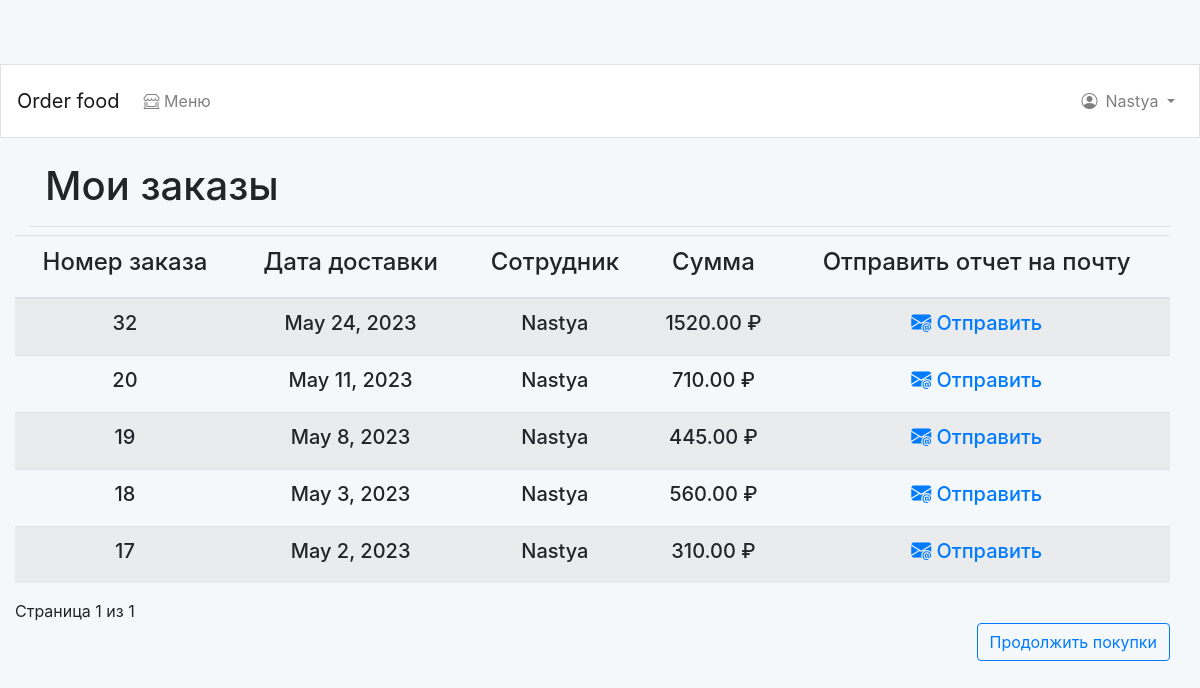
The page /orders/history/ (signed in) on the database as committed earlier.
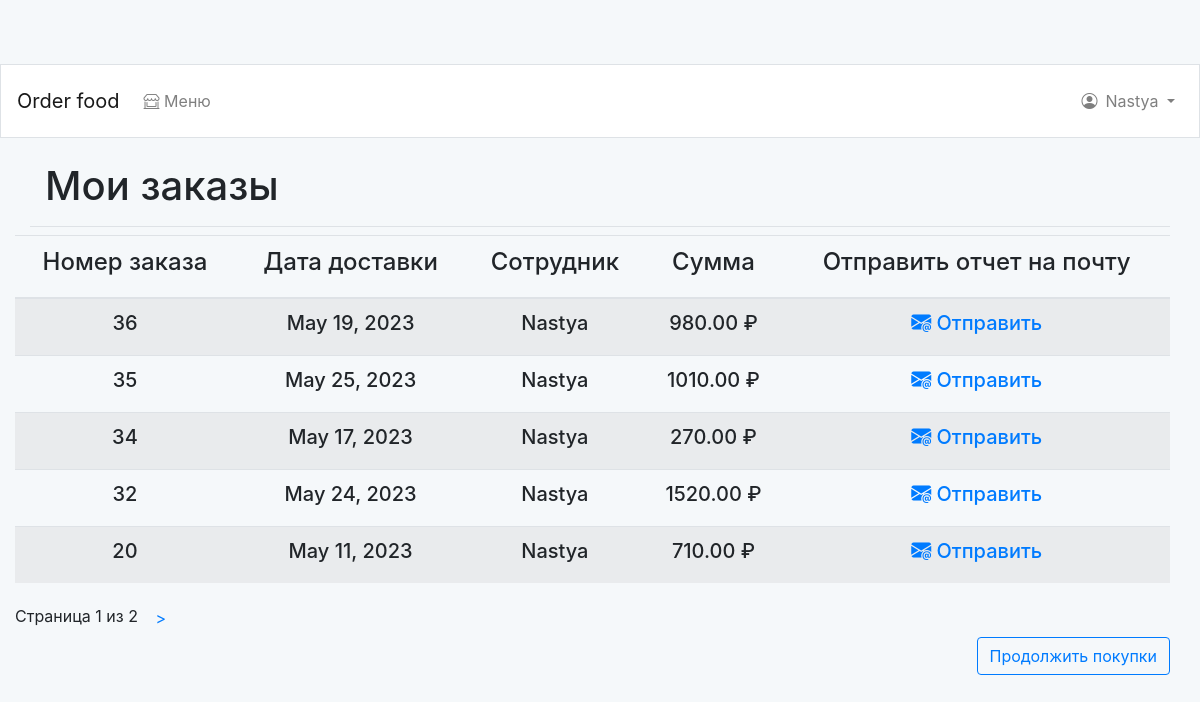
The same page on the database as committed later.
### orders/models.py (models this page shows, shortened)
class Order(models.Model):
    name = models.ForeignKey(User,
                             related_name='name_employee',
                             on_delete=models.CASCADE)
    date = models.DateField()
    created = models.DateTimeField(auto_now_add=True)
    updated = models.DateTimeField(auto_now=True)
    paid = models.BooleanField(default=False)
    class Meta:
        ordering = ['-created']
        indexes = [
            models.Index(fields=['created']),
        ]

### orders/views.py (the view)
@login_required
def get_orders_history(request):
    client = list(User.objects.filter(id=request.user.id).values())
    orders_list = [order for order in list(Order.objects.all().values())
                   if order['name_id'] == client[0]['id']]
    orders_id = [id['id'] for id in orders_list]
    print(orders_list)
    orders_item_sum = {}
    for i in orders_id:
        orders_item_sum[i] = 0
    for item in list(OrderItem.objects.all().values()):
        for i in list(orders_item_sum.keys()):
            print(item)
            if item['order_id'] == i:
                orders_item_sum[i] += item['price'] * item['quantity']
                print(orders_item_sum)
    for order in orders_list:
        if int(order['id']) in list(orders_item_sum.keys()):
            order['price'] = orders_item_sum[int(order['id'])]
    paginator = Paginator(orders_list, 5)
    page_number = request.GET.get('page', 1)
    try:
        orders = paginator.page(page_number)
    except PageNotAnInteger:
        orders = paginator.page(1)
    except EmptyPage:
        orders = paginator.page(paginator.num_pages)
    return render(request,
                  'orders/order/history.html',
                  {'orders': orders})

### cart/cart.py (called while the page is built)
    def __len__(self):
        return sum(item['quantity'] for item in self.cart.values())

### cart/context_processors.py (called while the page is built)
def cart(request):
    return {'cart': Cart(request)}

### orders/templates/orders/order/history.html (shortened to what this page needs)
{% extends "food_order/base.html" %}
{% load static %}
{% block page_header %}
  <h1>Мои заказы</h1>
{% endblock %}
{% block content %}
  <div class="row mr-auto">
    <div class="col-md-12 col-sm-12">
      <table class="table table-striped shoplist">
        <thead class="shopunit" >
          <tr>
            <th class="primary">
              <h4 class="text-center">Номер заказа</h4>
            </th>
            <th class="primary">
              <h4 class="text-center">Дата доставки</h4>
            </th>
            <th class="primary">
              <h4 class="text-center">Сотрудник</h4>
            </th>
            <th class="primary">
              <h4 class="text-center">Сумма</h4>
            </th>
            <th class="primary">
              <h4 class="text-center">Отправить отчет на почту</h4>
            </th>
          </tr>
        </thead>
        <tbody>
          {% for order in orders %}
            <tr>
              <td>
                <h5 class="text-center">{{ order.id }}</h5>
              </td>
              <td>
                <h5 class="text-center">{{ order.date }}</h5>
              </td>
              <td>
                <h5 class="text-center">{{ user.username }}</h5>
              </td>
              <td>
                  <h5 class="text-center">{{ order.price }} ₽</h5>
              </td>
              <td>
                <a href="{% url 'orders:order_pdf' order.id %}"><h5 class="text-center"><i class="bi bi-envelope-at-fill"></i> Отправить</h5></a>
              </td>
            </tr>
          {% endfor %}
        </tbody>
      </table>
      {% include "pagination.html" with page=orders %}
      <p class="text-right">
        <a  href="{% url 'food_order:dish_list' %}" class="btn btn-outline-primary">Продолжить покупки</a>
      </p>
    </div>
  </div>
{% endblock %}

### food_order/templates/food_order/base.html (shortened to what this page needs)
<!doctype html>
<html lang="en">
  <head>
    <link rel="stylesheet" href="https://cdn.jsdelivr.net/npm/bootstrap@4.0.0/dist/css/bootstrap.min.css">
    <link rel="stylesheet" href="https://cdn.jsdelivr.net/npm/bootstrap-icons@1.10.5/font/bootstrap-icons.css">
    <link rel="stylesheet" type="text/css" href="base.css">
  </head>
  <body>
      <nav class="navbar navbar-expand-md navbar-light  mb-4 border" style="background-color: #ffffff;">
        {% if user.is_authenticated %}
          <a class="navbar-brand" href="{% url 'food_order:dish_list'%}">
              Order food</a>
        {% else %}
          <a class="navbar-brand" href="{% url 'food_order:index'%}">
              Order food</a>
        {% endif %}
        <div class="collapse navbar-collapse" id="navbarCollapse">
          <ul class="navbar-nav mr-auto">
            <li class="nav-item my-2">
              <a class="nav-link" href="{% url 'food_order:dish_list' %}">
                <i class="bi bi-shop-window"></i> Меню</a>
            </li>
          </ul>
          <ul class="navbar-nav ml-auto">
            {% if user.is_authenticated %}
              <li class="nav-item dropdown my-2">
                <a class="nav-link dropdown-toggle" href="#" role="button" data-toggle="dropdown" aria-haspopup="true" aria-expanded="false">
                  <i class="bi bi-person-circle mr-2 mt-2"></i>{{ user.username }}
                </a>
              </li>
            {% endif %}
          </ul>
        </div>
      </nav>
        <div class="container pb-2 mb-2 border-bottom">
            {% block page_header %}{% endblock page_header %}
        </div>
        <div class="container-fluid  mb-2 noborder" >
            {% block content %}{% endblock content %}
        </div>
  </body>
</html>

Rows that differ between the two databases and show on the page:
no longer on this page (row unchanged): Order: id "19", date "May 8, 2023", {{ user.username }} "Nastya", price "445.00"
no longer on this page (row unchanged): Order: id "18", date "May 3, 2023", {{ user.username }} "Nastya", price "560.00"
no longer on this page (row unchanged): Order: id "17", date "May 2, 2023", {{ user.username }} "Nastya", price "310.00"
added Order: id "36", date "May 19, 2023", {{ user.username }} "Nastya", price "980.00"
added Order: id "35", date "May 25, 2023", {{ user.username }} "Nastya", price "1010.00"
added Order: id "34", date "May 17, 2023", {{ user.username }} "Nastya", price "270.00"
Other text that changed with them:
{{ page.paginator.num_pages }}: "1" → "2"
